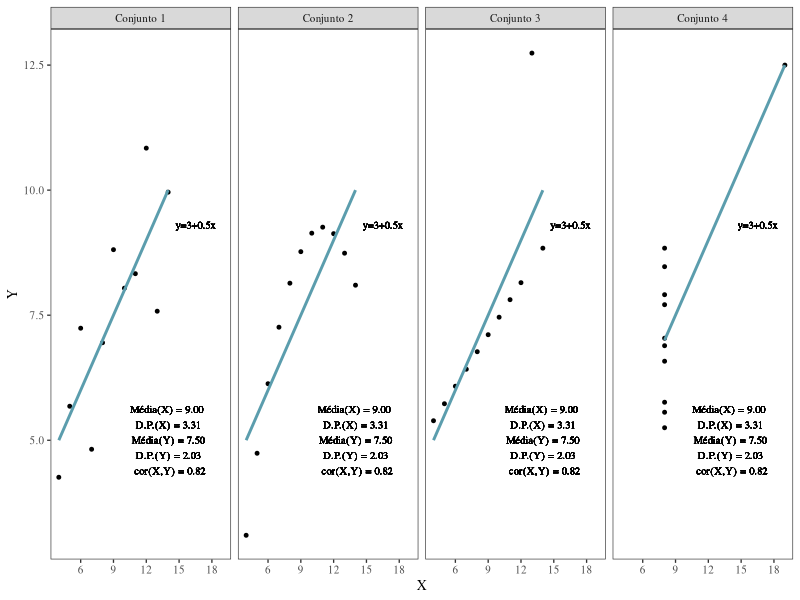
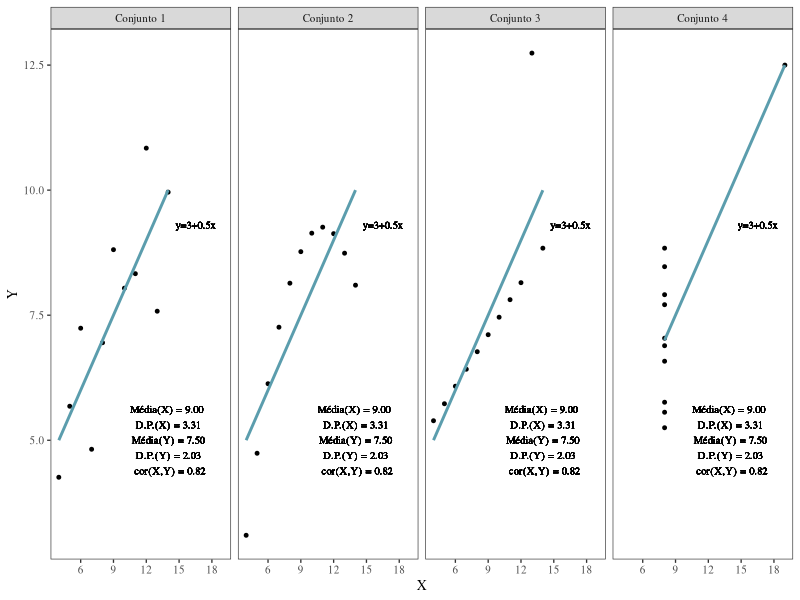

Source code (R) for these figures, in order:
## ---- chunk 1
library(stats)

vec <- matrix(nrow =length(anscombe$x1) + length(anscombe$x2) + length(anscombe$x3) + length(anscombe$x4), ncol = 3)
for(i in 1:length(anscombe$x1))
{
  vec[i,] <- c("Conjunto 1", as.numeric(anscombe$x1[i]), as.numeric(anscombe$y1[i]))
}
for(i in 1:length(anscombe$x2))
{
  vec[i+length(anscombe$x1),] <- c("Conjunto 2", as.numeric(anscombe$x2[i]), as.numeric(anscombe$y2[i]))
}
for(i in 1:length(anscombe$x3))
{
  vec[i+length(anscombe$x1)+length(anscombe$x2),] <- c("Conjunto 3", as.numeric(anscombe$x3[i]), as.numeric(anscombe$y3[i]))
}
for(i in 1:length(anscombe$x4))
{
  vec[i+length(anscombe$x1)+length(anscombe$x2)+length(anscombe$x3),] <- c("Conjunto 4", as.numeric(anscombe$x4[i]), as.numeric(anscombe$y4[i]))
}
anscombe_data <- data.frame(vec)
names(anscombe_data) <- c("Dataset", "X", "Y")
anscombe_data$X <- as.numeric(as.character(anscombe_data$X))
anscombe_data$Y <- as.numeric(as.character(anscombe_data$Y))
## ---- chunk 2
library(ggplot2)

mytheme <- theme_bw(base_size=10, base_family = "Times") + 
      theme(panel.background=element_blank(), 
          text=element_text(size=10), 
          plot.title = element_text(size=10),  
          legend.title = element_blank(), 
          panel.grid.major = element_blank(), 
          panel.grid.minor = element_blank()) 

gg <- ggplot(anscombe_data, aes(x = X, y = Y)) +
    geom_point(color = "black", size=1) +
    scale_x_continuous(breaks=c(3, 6, 9, 12, 15, 18)) +
    facet_wrap(~Dataset, ncol=4) +
    geom_smooth(formula = y ~ x, method = "lm", se=FALSE, data = anscombe_data, colour="#5B9DAD") +
    geom_text(x = 14, y = 5, label = "Média(X) = 9.00 \n D.P.(X) = 3.31 \n Média(Y) = 7.50 \n D.P.(Y) = 2.03 \n cor(X,Y) = 0.82", size=2.7, family = "Times", fontface = "plain") +
    geom_text(x = 16.5, y = 9.3, label = "y=3+0.5x", size=2.7, family = "Times", fontface = "plain") +
    mytheme;
gg
## ---- chunk 3
pdf(file="../figuras/quarteto_anscombe.pdf", width=5.75, height=2.6, useDingbats = FALSE)
gg
dev.off()
